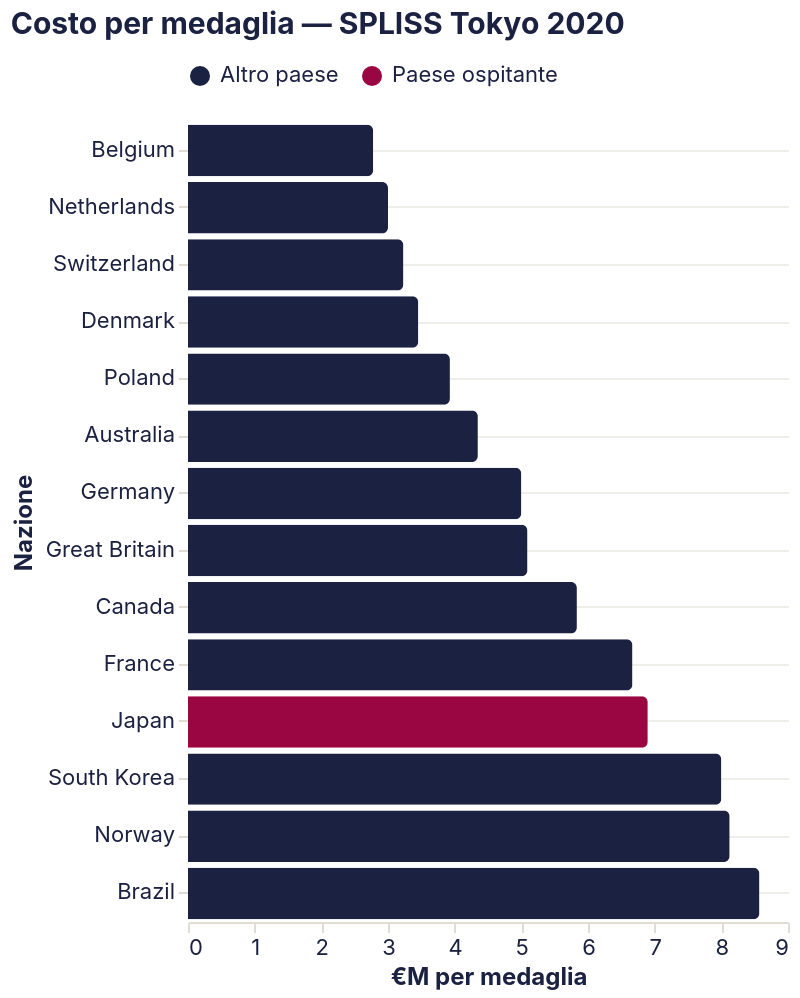

Describe this chart as a Vega-Lite specification.
### Vega-Lite specification from a JSON file in a GitHub repository (floating-point values rounded to 4 significant figures)
{"config": {"background": null, "view": {"stroke": null}, "title": {"font": "Inter, system-ui, -apple-system, BlinkMacSystemFont, 'Segoe UI', Roboto, sans-serif", "fontSize": 15, "fontWeight": "bold", "color": "#1b2140", "anchor": "start", "offset": 12}, "axis": {"labelFont": "Inter, system-ui, -apple-system, BlinkMacSystemFont, 'Segoe UI', Roboto, sans-serif", "titleFont": "Inter, system-ui, -apple-system, BlinkMacSystemFont, 'Segoe UI', Roboto, sans-serif", "labelFontSize": 11, "titleFontSize": 12, "titleFontWeight": "bold", "labelColor": "#1b2140", "titleColor": "#1b2140", "gridColor": "#e2ddd4", "gridOpacity": 0.5, "domainColor": "#e2ddd4", "tickColor": "#e2ddd4", "labelAngle": 0, "labelFontWeight": 400}, "axisY": {"grid": true, "domain": false}, "axisX": {"grid": false}, "legend": {"labelFont": "Inter, system-ui, -apple-system, BlinkMacSystemFont, 'Segoe UI', Roboto, sans-serif", "titleFont": "Inter, system-ui, -apple-system, BlinkMacSystemFont, 'Segoe UI', Roboto, sans-serif", "labelFontSize": 11, "titleFontSize": 12, "titleFontWeight": "bold", "labelColor": "#1b2140", "titleColor": "#1b2140", "orient": "top", "direction": "horizontal", "symbolType": "circle"}, "range": {"category": ["#1b2140", "#ff8009", "#9a0641", "#ffe34a", "#e7b6af", "#0088b0", "#e03830"], "ordinal": {"scheme": "blues"}, "heatmap": {"scheme": "blues"}, "ramp": {"scheme": "blues"}}, "bar": {"color": "#1b2140", "cornerRadiusTopRight": 3, "cornerRadiusBottomRight": 3}, "line": {"color": "#1b2140", "strokeWidth": 2.5}, "point": {"color": "#1b2140", "filled": true}, "circle": {"color": "#1b2140"}, "text": {"font": "Inter, system-ui, -apple-system, BlinkMacSystemFont, 'Segoe UI', Roboto, sans-serif", "fontSize": 11, "color": "#1b2140", "fontWeight": 400}, "arc": {"fill": "#1b2140"}, "area": {"fill": "#1b2140", "opacity": 0.5}}, "data": {"name": "data-def07ca4c2ce2e3d225b2368950cbe65"}, "mark": {"type": "bar"}, "encoding": {"color": {"field": "tipo2", "scale": {"range": ["#1b2140", "#9a0641"]}, "title": null, "type": "nominal"}, "tooltip": [{"field": "Nazione", "type": "nominal"}, {"field": "CostoPerMed", "format": ".1f", "type": "quantitative"}, {"field": "Medaglie", "type": "quantitative"}], "x": {"field": "CostoPerMed", "title": "€M per medaglia", "type": "quantitative"}, "y": {"field": "Nazione", "sort": ["Belgium", "Netherlands", "Switzerland", "Denmark", "Poland", "Australia", "Germany", "Great Britain", "Canada", "France", "Japan", "South Korea", "Norway", "Brazil"], "type": "nominal"}}, "height": 400, "title": "Costo per medaglia — SPLISS Tokyo 2020", "width": "container", "$schema": "https://vega.github.io/schema/vega-lite/v6.4.1.json", "datasets": {"data-def07ca4c2ce2e3d225b2368950cbe65": [{"Nazione": "Belgium", "Cod": "BEL", "Spesa": 25, "Medaglie": 9, "host": 0, "Ed": "Tokyo 2020", "log_spesa": 3.219, "CostoPerMed": 2.778, "tipo2": "Altro paese"}, {"Nazione": "Netherlands", "Cod": "NED", "Spesa": 108, "Medaglie": 36, "host": 0, "Ed": "Tokyo 2020", "log_spesa": 4.682, "CostoPerMed": 3.0, "tipo2": "Altro paese"}, {"Nazione": "Switzerland", "Cod": "SUI", "Spesa": 42, "Medaglie": 13, "host": 0, "Ed": "Tokyo 2020", "log_spesa": 3.738, "CostoPerMed": 3.231, "tipo2": "Altro paese"}, {"Nazione": "Denmark", "Cod": "DEN", "Spesa": 38, "Medaglie": 11, "host": 0, "Ed": "Tokyo 2020", "log_spesa": 3.638, "CostoPerMed": 3.455, "tipo2": "Altro paese"}, {"Nazione": "Poland", "Cod": "POL", "Spesa": 55, "Medaglie": 14, "host": 0, "Ed": "Tokyo 2020", "log_spesa": 4.007, "CostoPerMed": 3.929, "tipo2": "Altro paese"}, {"Nazione": "Australia", "Cod": "AUS", "Spesa": 200, "Medaglie": 46, "host": 0, "Ed": "Tokyo 2020", "log_spesa": 5.298, "CostoPerMed": 4.348, "tipo2": "Altro paese"}, {"Nazione": "Germany", "Cod": "GER", "Spesa": 185, "Medaglie": 37, "host": 0, "Ed": "Tokyo 2020", "log_spesa": 5.22, "CostoPerMed": 5.0, "tipo2": "Altro paese"}, {"Nazione": "Great Britain", "Cod": "GBR", "Spesa": 331, "Medaglie": 65, "host": 0, "Ed": "Tokyo 2020", "log_spesa": 5.802, "CostoPerMed": 5.092, "tipo2": "Altro paese"}, {"Nazione": "Canada", "Cod": "CAN", "Spesa": 140, "Medaglie": 24, "host": 0, "Ed": "Tokyo 2020", "log_spesa": 4.942, "CostoPerMed": 5.833, "tipo2": "Altro paese"}, {"Nazione": "France", "Cod": "FRA", "Spesa": 220, "Medaglie": 33, "host": 0, "Ed": "Tokyo 2020", "log_spesa": 5.394, "CostoPerMed": 6.667, "tipo2": "Altro paese"}, {"Nazione": "Japan", "Cod": "JPN", "Spesa": 400, "Medaglie": 58, "host": 1, "Ed": "Tokyo 2020", "log_spesa": 5.991, "CostoPerMed": 6.897, "tipo2": "Paese ospitante"}, {"Nazione": "South Korea", "Cod": "KOR", "Spesa": 160, "Medaglie": 20, "host": 0, "Ed": "Tokyo 2020", "log_spesa": 5.075, "CostoPerMed": 8.0, "tipo2": "Altro paese"}, {"Nazione": "Norway", "Cod": "NOR", "Spesa": 65, "Medaglie": 8, "host": 0, "Ed": "Tokyo 2020", "log_spesa": 4.174, "CostoPerMed": 8.125, "tipo2": "Altro paese"}, {"Nazione": "Brazil", "Cod": "BRA", "Spesa": 180, "Medaglie": 21, "host": 0, "Ed": "Tokyo 2020", "log_spesa": 5.193, "CostoPerMed": 8.571, "tipo2": "Altro paese"}]}}
